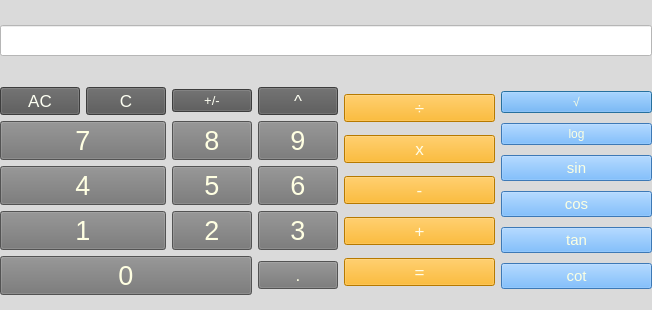
<?xml version="1.0" encoding="UTF-8"?>
<ui version="4.0">
 <class>Dialog</class>
 <widget class="QDialog" name="Dialog">
  <property name="geometry">
   <rect>
    <x>0</x>
    <y>0</y>
    <width>652</width>
    <height>310</height>
   </rect>
  </property>
  <property name="windowTitle">
   <string>Calculator</string>
  </property>
  <property name="autoFillBackground">
   <bool>false</bool>
  </property>
  <property name="styleSheet">
   <string notr="true">background-color: rgb(218, 218, 218)</string>
  </property>
  <widget class="QWidget" name="gridLayoutWidget_2">
   <property name="geometry">
    <rect>
     <x>0</x>
     <y>0</y>
     <width>652</width>
     <height>321</height>
    </rect>
   </property>
   <layout class="QGridLayout" name="gridLayout_2">
    <item row="1" column="3">
     <layout class="QVBoxLayout" name="verticalLayout_2">
      <item>
       <widget class="QPushButton" name="button_sqrt">
        <property name="font">
         <font>
          <pointsize>9</pointsize>
         </font>
        </property>
        <property name="autoFillBackground">
         <bool>false</bool>
        </property>
        <property name="styleSheet">
         <string notr="true">QPushButton { color:rgb(251, 255, 226); background-color: rgb(85, 170, 255) }</string>
        </property>
        <property name="text">
         <string>√</string>
        </property>
       </widget>
      </item>
      <item>
       <widget class="QPushButton" name="button_log">
        <property name="font">
         <font>
          <pointsize>9</pointsize>
         </font>
        </property>
        <property name="autoFillBackground">
         <bool>false</bool>
        </property>
        <property name="styleSheet">
         <string notr="true">QPushButton { color:rgb(251, 255, 226); background-color: rgb(85, 170, 255) }</string>
        </property>
        <property name="text">
         <string>log</string>
        </property>
       </widget>
      </item>
      <item>
       <widget class="QPushButton" name="button_sin">
        <property name="font">
         <font>
          <pointsize>11</pointsize>
         </font>
        </property>
        <property name="autoFillBackground">
         <bool>false</bool>
        </property>
        <property name="styleSheet">
         <string notr="true">QPushButton { color:rgb(251, 255, 226); background-color: rgb(85, 170, 255) }</string>
        </property>
        <property name="text">
         <string>sin</string>
        </property>
       </widget>
      </item>
      <item>
       <widget class="QPushButton" name="button_cos">
        <property name="font">
         <font>
          <pointsize>11</pointsize>
         </font>
        </property>
        <property name="autoFillBackground">
         <bool>false</bool>
        </property>
        <property name="styleSheet">
         <string notr="true">QPushButton { color:rgb(251, 255, 226); background-color: rgb(85, 170, 255) }</string>
        </property>
        <property name="text">
         <string>cos</string>
        </property>
       </widget>
      </item>
      <item>
       <widget class="QPushButton" name="button_tan">
        <property name="font">
         <font>
          <pointsize>11</pointsize>
         </font>
        </property>
        <property name="autoFillBackground">
         <bool>false</bool>
        </property>
        <property name="styleSheet">
         <string notr="true">QPushButton { color:rgb(251, 255, 226); background-color: rgb(85, 170, 255) }</string>
        </property>
        <property name="text">
         <string>tan</string>
        </property>
       </widget>
      </item>
      <item>
       <widget class="QPushButton" name="button_cot">
        <property name="font">
         <font>
          <pointsize>11</pointsize>
         </font>
        </property>
        <property name="autoFillBackground">
         <bool>false</bool>
        </property>
        <property name="styleSheet">
         <string notr="true">QPushButton { color:rgb(251, 255, 226); background-color: rgb(85, 170, 255) }</string>
        </property>
        <property name="text">
         <string>cot</string>
        </property>
       </widget>
      </item>
     </layout>
    </item>
    <item row="0" column="0" colspan="4">
     <widget class="QLineEdit" name="textbox">
      <property name="font">
       <font>
        <pointsize>14</pointsize>
       </font>
      </property>
      <property name="autoFillBackground">
       <bool>false</bool>
      </property>
      <property name="styleSheet">
       <string notr="true">background-color: white;</string>
      </property>
     </widget>
    </item>
    <item row="1" column="2">
     <layout class="QVBoxLayout" name="verticalLayout">
      <item>
       <widget class="QPushButton" name="button_div">
        <property name="font">
         <font>
          <pointsize>13</pointsize>
         </font>
        </property>
        <property name="autoFillBackground">
         <bool>false</bool>
        </property>
        <property name="styleSheet">
         <string notr="true">QPushButton { color:rgb(255, 253, 231); background-color: rgb(255, 170, 0) }</string>
        </property>
        <property name="text">
         <string>÷</string>
        </property>
       </widget>
      </item>
      <item>
       <widget class="QPushButton" name="button_multi">
        <property name="font">
         <font>
          <pointsize>13</pointsize>
         </font>
        </property>
        <property name="autoFillBackground">
         <bool>false</bool>
        </property>
        <property name="styleSheet">
         <string notr="true">QPushButton { color:rgb(255, 253, 231); background-color: rgb(255, 170, 0) }</string>
        </property>
        <property name="text">
         <string>x</string>
        </property>
       </widget>
      </item>
      <item>
       <widget class="QPushButton" name="button_sub">
        <property name="font">
         <font>
          <pointsize>13</pointsize>
         </font>
        </property>
        <property name="autoFillBackground">
         <bool>false</bool>
        </property>
        <property name="styleSheet">
         <string notr="true">QPushButton { color:rgb(255, 253, 231); background-color: rgb(255, 170, 0) }</string>
        </property>
        <property name="text">
         <string>-</string>
        </property>
       </widget>
      </item>
      <item>
       <widget class="QPushButton" name="button_sum">
        <property name="font">
         <font>
          <pointsize>13</pointsize>
         </font>
        </property>
        <property name="autoFillBackground">
         <bool>false</bool>
        </property>
        <property name="styleSheet">
         <string notr="true">QPushButton { color:rgb(255, 253, 231); background-color: rgb(255, 170, 0) }</string>
        </property>
        <property name="text">
         <string>+</string>
        </property>
       </widget>
      </item>
      <item>
       <widget class="QPushButton" name="button_equal">
        <property name="font">
         <font>
          <pointsize>13</pointsize>
         </font>
        </property>
        <property name="autoFillBackground">
         <bool>false</bool>
        </property>
        <property name="styleSheet">
         <string notr="true">QPushButton { color:rgb(255, 253, 231); background-color: rgb(255, 170, 0) }</string>
        </property>
        <property name="text">
         <string>=</string>
        </property>
       </widget>
      </item>
     </layout>
    </item>
    <item row="1" column="0" colspan="2">
     <layout class="QGridLayout" name="gridLayout">
      <item row="1" column="2">
       <widget class="QPushButton" name="button_9">
        <property name="font">
         <font>
          <pointsize>20</pointsize>
         </font>
        </property>
        <property name="styleSheet">
         <string notr="true">QPushButton { color: rgb(255, 255, 226); background-color: rgb(116, 116, 116) }</string>
        </property>
        <property name="text">
         <string>9</string>
        </property>
       </widget>
      </item>
      <item row="1" column="0">
       <widget class="QPushButton" name="button_7">
        <property name="font">
         <font>
          <pointsize>20</pointsize>
         </font>
        </property>
        <property name="styleSheet">
         <string notr="true">QPushButton { color: rgb(255, 255, 226); background-color: rgb(116, 116, 116) }</string>
        </property>
        <property name="text">
         <string>7</string>
        </property>
       </widget>
      </item>
      <item row="2" column="1">
       <widget class="QPushButton" name="button_5">
        <property name="font">
         <font>
          <pointsize>20</pointsize>
         </font>
        </property>
        <property name="styleSheet">
         <string notr="true">QPushButton { color: rgb(255, 255, 226); background-color: rgb(116, 116, 116) }</string>
        </property>
        <property name="text">
         <string>5</string>
        </property>
       </widget>
      </item>
      <item row="1" column="1">
       <widget class="QPushButton" name="button_8">
        <property name="font">
         <font>
          <pointsize>20</pointsize>
         </font>
        </property>
        <property name="autoFillBackground">
         <bool>false</bool>
        </property>
        <property name="styleSheet">
         <string notr="true">QPushButton { color: rgb(255, 255, 226); background-color: rgb(116, 116, 116) }</string>
        </property>
        <property name="text">
         <string>8</string>
        </property>
       </widget>
      </item>
      <item row="4" column="2">
       <widget class="QPushButton" name="button_dot">
        <property name="font">
         <font>
          <pointsize>13</pointsize>
         </font>
        </property>
        <property name="styleSheet">
         <string notr="true">QPushButton { color: rgb(255, 255, 226); background-color: rgb(116, 116, 116) }</string>
        </property>
        <property name="text">
         <string>.</string>
        </property>
       </widget>
      </item>
      <item row="3" column="2">
       <widget class="QPushButton" name="button_3">
        <property name="font">
         <font>
          <pointsize>20</pointsize>
         </font>
        </property>
        <property name="styleSheet">
         <string notr="true">QPushButton { color: rgb(255, 255, 226); background-color: rgb(116, 116, 116) }</string>
        </property>
        <property name="text">
         <string>3</string>
        </property>
       </widget>
      </item>
      <item row="3" column="0">
       <widget class="QPushButton" name="button_1">
        <property name="font">
         <font>
          <pointsize>20</pointsize>
         </font>
        </property>
        <property name="styleSheet">
         <string notr="true">QPushButton { color: rgb(255, 255, 226); background-color: rgb(116, 116, 116) }</string>
        </property>
        <property name="text">
         <string>1</string>
        </property>
       </widget>
      </item>
      <item row="3" column="1">
       <widget class="QPushButton" name="button_2">
        <property name="font">
         <font>
          <pointsize>20</pointsize>
         </font>
        </property>
        <property name="styleSheet">
         <string notr="true">QPushButton { color: rgb(255, 255, 226); background-color: rgb(116, 116, 116) }</string>
        </property>
        <property name="text">
         <string>2</string>
        </property>
       </widget>
      </item>
      <item row="2" column="0">
       <widget class="QPushButton" name="button_4">
        <property name="font">
         <font>
          <pointsize>20</pointsize>
         </font>
        </property>
        <property name="styleSheet">
         <string notr="true">QPushButton { color: rgb(255, 255, 226); background-color: rgb(116, 116, 116) }</string>
        </property>
        <property name="text">
         <string>4</string>
        </property>
       </widget>
      </item>
      <item row="2" column="2">
       <widget class="QPushButton" name="button_6">
        <property name="font">
         <font>
          <pointsize>20</pointsize>
         </font>
        </property>
        <property name="styleSheet">
         <string notr="true">QPushButton { color: rgb(255, 255, 226); background-color: rgb(116, 116, 116) }</string>
        </property>
        <property name="text">
         <string>6</string>
        </property>
       </widget>
      </item>
      <item row="4" column="0" colspan="2">
       <widget class="QPushButton" name="button_0">
        <property name="font">
         <font>
          <pointsize>20</pointsize>
         </font>
        </property>
        <property name="styleSheet">
         <string notr="true">QPushButton { color: rgb(255, 255, 226); background-color: rgb(116, 116, 116) }</string>
        </property>
        <property name="text">
         <string>0</string>
        </property>
       </widget>
      </item>
      <item row="0" column="0">
       <layout class="QHBoxLayout" name="horizontalLayout">
        <item>
         <widget class="QPushButton" name="button_AC">
          <property name="font">
           <font>
            <pointsize>13</pointsize>
           </font>
          </property>
          <property name="styleSheet">
           <string notr="true">QPushButton { color: rgb(253, 255, 242); background-color:rgb(85, 85, 85) }</string>
          </property>
          <property name="text">
           <string>AC</string>
          </property>
         </widget>
        </item>
        <item>
         <widget class="QPushButton" name="button_C">
          <property name="font">
           <font>
            <pointsize>13</pointsize>
           </font>
          </property>
          <property name="autoFillBackground">
           <bool>false</bool>
          </property>
          <property name="styleSheet">
           <string notr="true">QPushButton { color: rgb(253, 255, 242); background-color:rgb(85, 85, 85) }</string>
          </property>
          <property name="text">
           <string>C</string>
          </property>
         </widget>
        </item>
       </layout>
      </item>
      <item row="0" column="2">
       <widget class="QPushButton" name="button_power">
        <property name="font">
         <font>
          <pointsize>13</pointsize>
         </font>
        </property>
        <property name="styleSheet">
         <string notr="true">QPushButton { color: rgb(253, 255, 242); background-color:rgb(85, 85, 85) }</string>
        </property>
        <property name="text">
         <string>^</string>
        </property>
       </widget>
      </item>
      <item row="0" column="1">
       <widget class="QPushButton" name="button_changeSign">
        <property name="font">
         <font>
          <pointsize>10</pointsize>
         </font>
        </property>
        <property name="styleSheet">
         <string notr="true">QPushButton { color: rgb(253, 255, 242); background-color:rgb(85, 85, 85) }</string>
        </property>
        <property name="text">
         <string>+/-</string>
        </property>
       </widget>
      </item>
     </layout>
    </item>
   </layout>
  </widget>
 </widget>
 <resources/>
 <connections/>
</ui>
